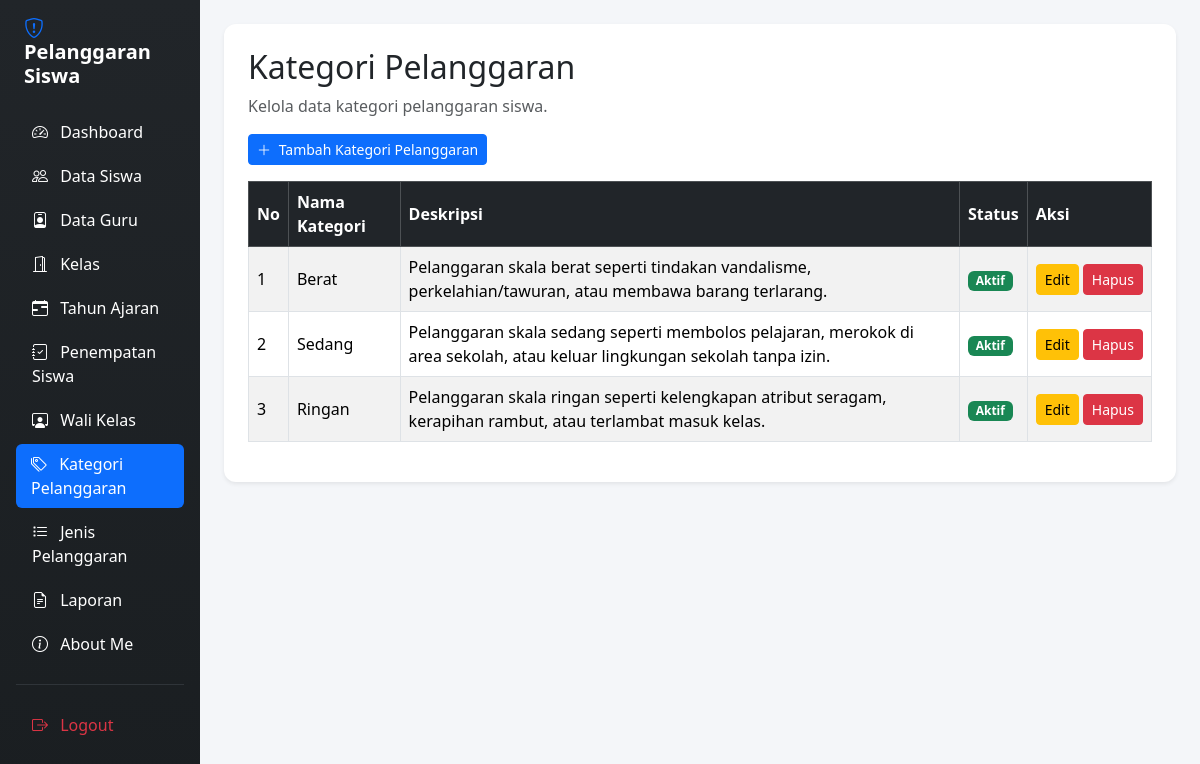
Before: /kategori_pelanggaran.php (signed in) with the older database file.
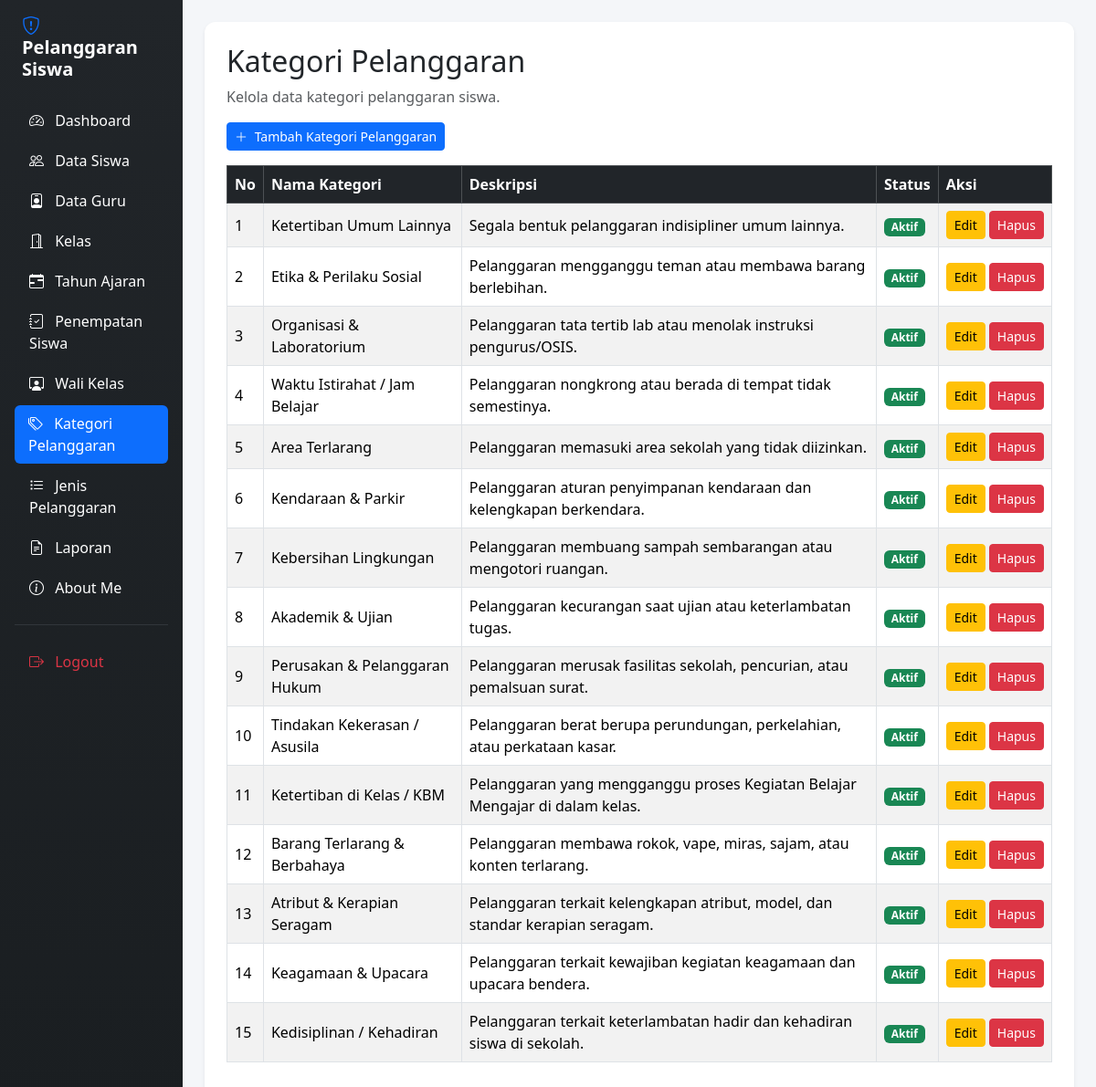
After: the same page with the newer database file.
### tables this page shows
CREATE TABLE `t_pelanggaran_kategori` (
  `id` int(11) NOT NULL,
  `nama` varchar(100) DEFAULT NULL,
  `deskripsi` text NOT NULL,
  `status_aktif` tinyint(1) NOT NULL,
  `created_at` timestamp NOT NULL DEFAULT current_timestamp(),
  `updated_at` timestamp NOT NULL DEFAULT current_timestamp()
);

### kategori_pelanggaran.php (the view, shortened to what this page needs)
<?php
include "config/koneksi.php";
$sql = "SELECT *
        FROM t_pelanggaran_kategori
        ORDER BY id DESC";
$query = mysqli_query($koneksi, $sql);
?>
<!DOCTYPE html>
<html lang="id">
<head>
    <link href="https://cdn.jsdelivr.net/npm/bootstrap@5.3.3/dist/css/bootstrap.min.css"
          rel="stylesheet">
    <link href="https://cdn.jsdelivr.net/npm/bootstrap-icons@1.11.3/font/bootstrap-icons.min.css"
          rel="stylesheet">
    <link href="https://cdn.datatables.net/2.3.4/css/dataTables.bootstrap5.min.css"
          rel="stylesheet">
</head>
<body>
<div class="container-fluid">
    <div class="row">
        <div class="col-md-3 col-lg-2 sidebar p-3 min-vh-100">
            <h4 class="text-white mb-4 fw-bold fs-5 px-2">
                <i class="bi bi-shield-exclamation text-primary me-2"></i> Pelanggaran Siswa
            </h4>
            <ul class="nav nav-pills flex-column gap-1">
                <li class="nav-item">
                    <a href="dashboard.php"
                       class="nav-link text-white">
                        <i class="bi bi-speedometer2 me-2"></i> Dashboard
                    </a>
                </li>
                <li class="nav-item">
                    <a href="data_siswa.php"
                       class="nav-link text-white">
                        <i class="bi bi-people me-2"></i> Data Siswa
                    </a>
                </li>
                <li class="nav-item">
                    <a href="data_guru.php"
                       class="nav-link text-white">
                        <i class="bi bi-person-badge me-2"></i> Data Guru
                    </a>
                </li>
                <li class="nav-item">
                    <a href="kelas.php"
                       class="nav-link text-white">
                        <i class="bi bi-door-open me-2"></i> Kelas
                    </a>
                </li>
                <li class="nav-item">
                    <a href="tahun_ajaran.php"
                       class="nav-link text-white">
                        <i class="bi bi-calendar-range me-2"></i> Tahun Ajaran
                    </a>
                </li>
                <li class="nav-item">
                    <a href="penempatan_siswa.php"
                       class="nav-link text-white">
                        <i class="bi bi-journal-check me-2"></i> Penempatan Siswa
                    </a>
                </li>
                <li class="nav-item">
                    <a href="wali_kelas.php"
                       class="nav-link text-white">
                        <i class="bi bi-person-workspace me-2"></i> Wali Kelas
                    </a>
                </li>
                <li class="nav-item">
                    <a href="kategori_pelanggaran.php"
                       class="nav-link active"
                       aria-current="page">
                        <i class="bi bi-tags me-2"></i> Kategori Pelanggaran
                    </a>
                </li>
                <li class="nav-item">
                    <a href="jenis_pelanggaran.php"
                       class="nav-link text-white">
                        <i class="bi bi-list-task me-2"></i> Jenis Pelanggaran
                    </a>
                </li>
                <li class="nav-item">
                    <a href="laporan.php"
                       class="nav-link text-white">
                        <i class="bi bi-file-earmark-text me-2"></i> Laporan
                    </a>
                </li>
                <li class="nav-item">
                    <a href="aboutme.php"
                       class="nav-link text-white">
                        <i class="bi bi-info-circle me-2"></i> About Me
                    </a>
                </li>
                <hr class="text-secondary my-3">
                <li class="nav-item">
                    <a href="logout.php"
                       class="nav-link text-danger">
                        <i class="bi bi-box-arrow-right me-2"></i> Logout
                    </a>
                </li>
            </ul>
        </div>
        <main class="col-md-9 col-lg-10 p-4">
            <div class="card shadow-sm p-4 bg-white">
                <h2>Kategori Pelanggaran</h2>
                <p class="text-muted">
                    Kelola data kategori pelanggaran siswa.
                </p>
                <div class="mb-3">
                    <a href="tambah_kategori_pelanggaran.php"
                       class="btn btn-primary btn-sm">
                        <i class="bi bi-plus-lg me-1"></i> Tambah Kategori Pelanggaran
                    </a>
                </div>
                <div class="table-responsive">
                    <table id="tabelKategori"
                           class="table table-bordered table-striped table-hover w-100 align-middle">
                        <thead class="table-dark">
                            <tr>
                                <th>No</th>
                                <th>Nama Kategori</th>
                                <th>Deskripsi</th>
                                <th>Status</th>
                                <th>Aksi</th>
                            </tr>
                        </thead>
                        <tbody>
                        <?php
                        $no = 1;
                        while ($row = mysqli_fetch_assoc($query)) {
                        ?>
                            <tr>
                                <td><?= $no++; ?></td>
                                <td>
                                    <?= htmlspecialchars(
                                        $row['nama'] ?? '-'
                                    ); ?>
                                </td>
                                <td>
                                    <?= nl2br(htmlspecialchars(
                                        $row['deskripsi'] ?? '-'
                                    )); ?>
                                </td>
                                <td>
                                    <?php if ((int)($row['status_aktif'] ?? 0) === 1) { ?>
                                        <span class="badge bg-success">
                                            Aktif
                                        </span>
                                    <?php } else { ?>
                                        <span class="badge bg-secondary">
                                            Tidak Aktif
                                        </span>
                                    <?php } ?>
                                </td>
                                <td>
                                    <div class="d-flex gap-1">
                                        <a href="edit_kategori_pelanggaran.php?id=<?= (int)$row['id']; ?>"
                                           class="btn btn-warning btn-sm">
                                            Edit
                                        </a>
                                        <a href="hapus_kategori_pelanggaran.php?id=<?= (int)$row['id']; ?>"
                                           class="btn btn-danger btn-sm"
                                           onclick="return confirm('Yakin ingin menghapus kategori pelanggaran ini?');">
                                            Hapus
                                        </a>
                                    </div>
                                </td>
                            </tr>
                        <?php } ?>
                        </tbody>
                    </table>
                </div>
            </div>
        </main>
    </div>
</div>
</body>
</html>

### kategori_pelanggaran.php (style rules this page uses)
body { background-color: #f4f6f9; }
.nav-link { transition: all 0.3s ease; border-radius: 6px; }
.nav-link:hover, .nav-link.active { background-color: #0d6efd !important; color: white !important; padding-left: 15px; }
#tabelKategori th, #tabelKategori td { vertical-align: middle; }
.card { border: none; border-radius: 12px; }
.sidebar { background: linear-gradient(180deg, #212529 0%, #1a1e21 100%); }

Changed rows visible on the page:
removed t_pelanggaran_kategori: nama "Berat", deskripsi "Pelanggaran skala berat seperti tindakan vandalisme, perkelahian/tawuran, atau membawa barang terlarang.", status_aktif "Aktif"
removed t_pelanggaran_kategori: nama "Sedang", deskripsi "Pelanggaran skala sedang seperti membolos pelajaran, merokok di area sekolah, atau keluar lingkungan sekolah tanpa izin.", status_aktif "Aktif"
removed t_pelanggaran_kategori: nama "Ringan", deskripsi "Pelanggaran skala ringan seperti kelengkapan atribut seragam, kerapihan rambut, atau terlambat masuk kelas.", status_aktif "Aktif"
added t_pelanggaran_kategori: nama "Ketertiban Umum Lainnya", deskripsi "Segala bentuk pelanggaran indisipliner umum lainnya.", status_aktif "Aktif"
added t_pelanggaran_kategori: nama "Etika & Perilaku Sosial", deskripsi "Pelanggaran mengganggu teman atau membawa barang berlebihan.", status_aktif "Aktif"
added t_pelanggaran_kategori: nama "Organisasi & Laboratorium", deskripsi "Pelanggaran tata tertib lab atau menolak instruksi pengurus/OSIS.", status_aktif "Aktif"
added t_pelanggaran_kategori: nama "Waktu Istirahat / Jam Belajar", deskripsi "Pelanggaran nongkrong atau berada di tempat tidak semestinya.", status_aktif "Aktif"
added t_pelanggaran_kategori: nama "Area Terlarang", deskripsi "Pelanggaran memasuki area sekolah yang tidak diizinkan.", status_aktif "Aktif"
added t_pelanggaran_kategori: nama "Kendaraan & Parkir", deskripsi "Pelanggaran aturan penyimpanan kendaraan dan kelengkapan berkendara.", status_aktif "Aktif"
added t_pelanggaran_kategori: nama "Kebersihan Lingkungan", deskripsi "Pelanggaran membuang sampah sembarangan atau mengotori ruangan.", status_aktif "Aktif"
added t_pelanggaran_kategori: nama "Akademik & Ujian", deskripsi "Pelanggaran kecurangan saat ujian atau keterlambatan tugas.", status_aktif "Aktif"
added t_pelanggaran_kategori: nama "Perusakan & Pelanggaran Hukum", deskripsi "Pelanggaran merusak fasilitas sekolah, pencurian, atau pemalsuan surat.", status_aktif "Aktif"
added t_pelanggaran_kategori: nama "Tindakan Kekerasan / Asusila", deskripsi "Pelanggaran berat berupa perundungan, perkelahian, atau perkataan kasar.", status_aktif "Aktif"
added t_pelanggaran_kategori: nama "Ketertiban di Kelas / KBM", deskripsi "Pelanggaran yang mengganggu proses Kegiatan Belajar Mengajar di dalam kelas.", status_aktif "Aktif"
added t_pelanggaran_kategori: nama "Barang Terlarang & Berbahaya", deskripsi "Pelanggaran membawa rokok, vape, miras, sajam, atau konten terlarang.", status_aktif "Aktif"
added t_pelanggaran_kategori: nama "Atribut & Kerapian Seragam", deskripsi "Pelanggaran terkait kelengkapan atribut, model, dan standar kerapian seragam.", status_aktif "Aktif"
added t_pelanggaran_kategori: nama "Keagamaan & Upacara", deskripsi "Pelanggaran terkait kewajiban kegiatan keagamaan dan upacara bendera.", status_aktif "Aktif"
added t_pelanggaran_kategori: nama "Kedisiplinan / Kehadiran", deskripsi "Pelanggaran terkait keterlambatan hadir dan kehadiran siswa di sekolah.", status_aktif "Aktif"
